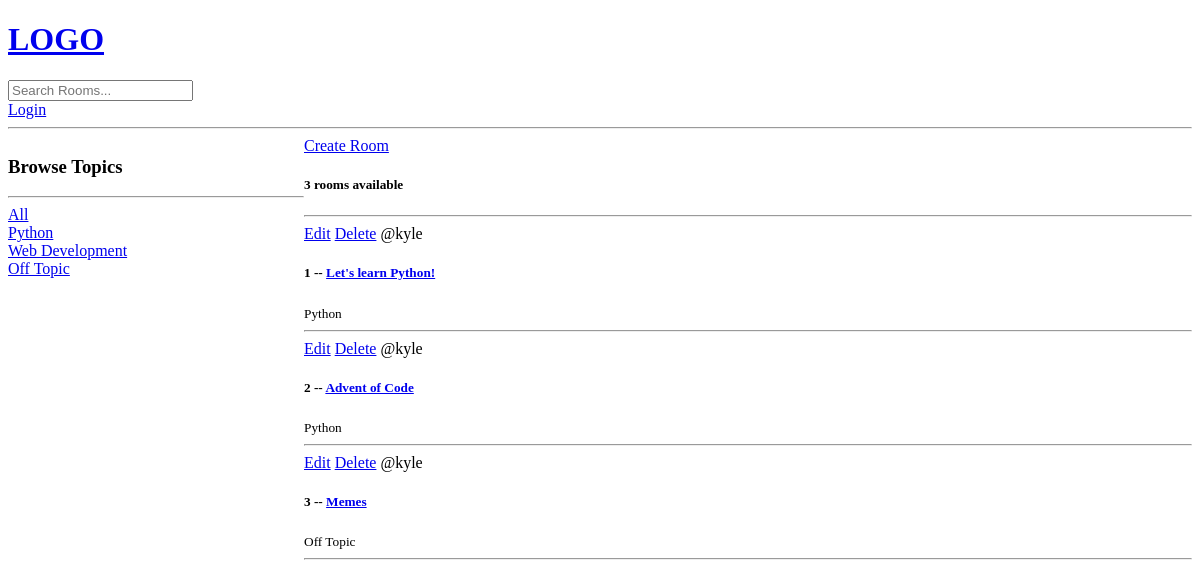
The app's page /, older data.
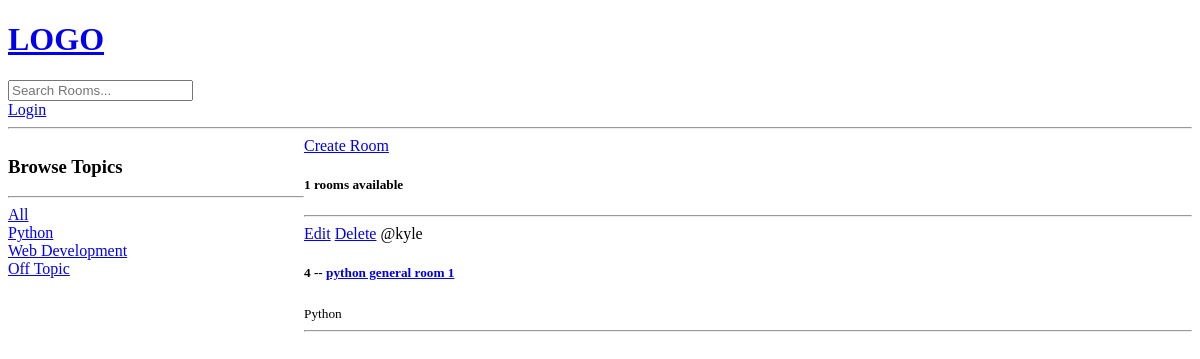
The same page, newer data.
### base/models.py (models this page shows, shortened)
class Topic(models.Model):
    name = models.CharField(max_length=200)

class Room(models.Model):
    host = models.ForeignKey(User, on_delete=models.SET_NULL, null=True)
    topic = models.ForeignKey(Topic, on_delete=models.SET_NULL, null=True)
    name = models.CharField(max_length=200)
    description = models.TextField(null=True, blank=True)
    updated = models.DateTimeField(auto_now=True)
    created = models.DateTimeField(auto_now_add=True)
    class Meta:
        ordering = ['-updated', '-created']

### base/views.py (the view)
# urls.py: path("", views.home, name="home"),
def home(request: HttpRequest):
    q = request.GET.get('q') if request.GET.get('q') is not None else ''
    rooms = Room.objects.filter(
        Q(topic__name__icontains=q) |
        Q(name__icontains=q) |
        Q(description__icontains=q))
    topics = Topic.objects.all()
    context = {"rooms": rooms, "topics": topics, "room_count": rooms.count()}
    return render(request, 'base/home.html', context)

### base/templates/base/home.html (shortened to what this page needs)
{% extends "main.html" %}
{% block content %}
<div class="home-container">
    <div>
        <h3>Browse Topics</h3>
        <hr>
        <div>
            <a href="{% url 'home' %}">All</a>
        </div>
        {% for topic in topics %}
            <div>
                <a href="{% url 'home' %}?q={{topic.name}}">{{topic.name}}</a>
            </div>
        {% endfor %}
    </div>
    <div>
        <a href="{% url 'create-room' %}">Create Room</a>
        <h5>{{room_count}} rooms available</h5>
        <hr>
        <div>
            {% for room in rooms %}
                <div>
                    <a href="{% url 'update-room' room.id%}">Edit</a>
                    <a href="{% url 'delete-room' room.id%}">Delete</a>
                    <span>@{{room.host.username}}</span>
                    <h5>{{room.id}} -- <a href="{% url 'room' room.id %}">{{room.name}}</a></h5>
                    <small>{{room.topic.name}}</small>
                    <hr>
                </div>
            {% endfor %}
        </div>
    </div>
</div>
{% endblock content %}

### templates/main.html (shortened to what this page needs)
<!DOCTYPE html>
<html lang="en">
<head>
</head>
<body>
    {% include 'navbar.html' %}
    {% block content %}
    {% endblock %}
</body>
</html>

### templates/navbar.html
<a href="/">
    <h1>LOGO</h1>
</a>
<form method="GET" action="{% url 'home' %}">
    <input type="text" name="q" placeholder="Search Rooms...">
</form>
{% if request.user.is_authenticated %}
    <a href="{% url 'logout' %}">Logout</a>
{% else %}
    <a href="{% url 'login' %}">Login</a>
{% endif %}
<hr>

### base/templates/base/home.html (style rules this page uses)
.home-container { display: grid; grid-template-columns: 1fr 3fr; }

Row changes from the older to the newer data that the page shows:
removed Room: host.username "kyle", id "1", name "Let's learn Python!", topic.name "Python"
removed Room: host.username "kyle", id "2", name "Advent of Code", topic.name "Python"
removed Room: host.username "kyle", id "3", name "Memes", topic.name "Off Topic"
added Room: host.username "kyle", id "4", name "python general room 1", topic.name "Python"
Text that changed along with them:
{{ room_count }}: "3" → "1"
